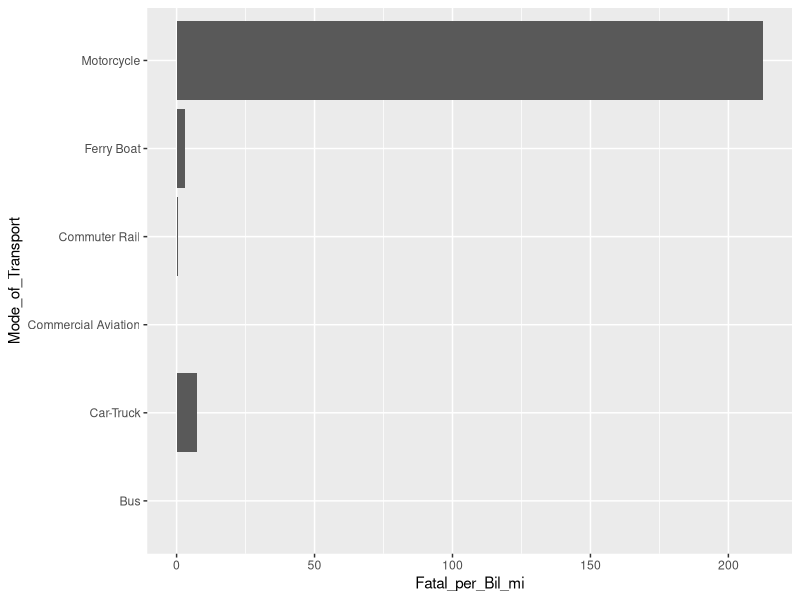
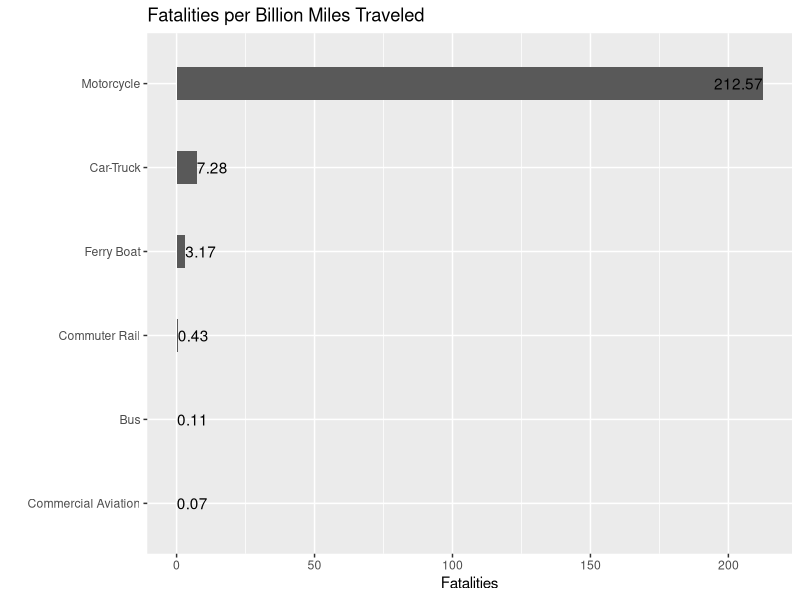
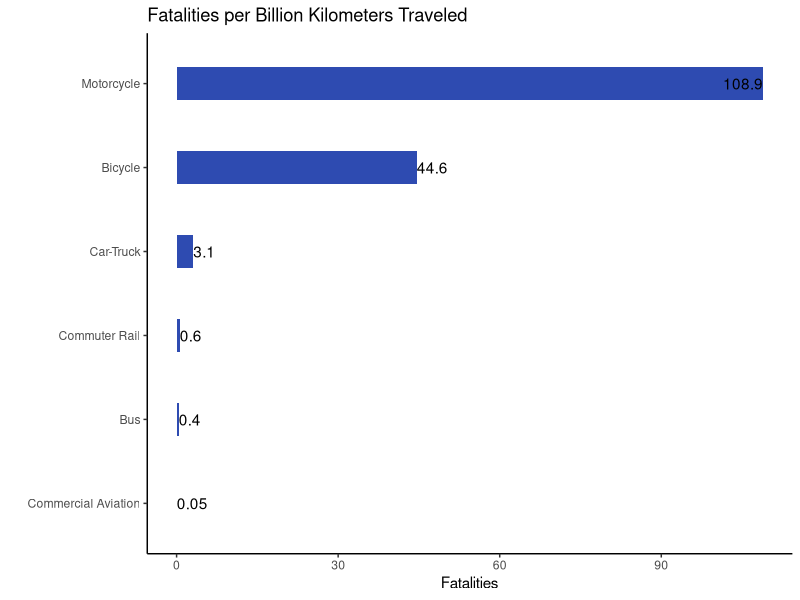
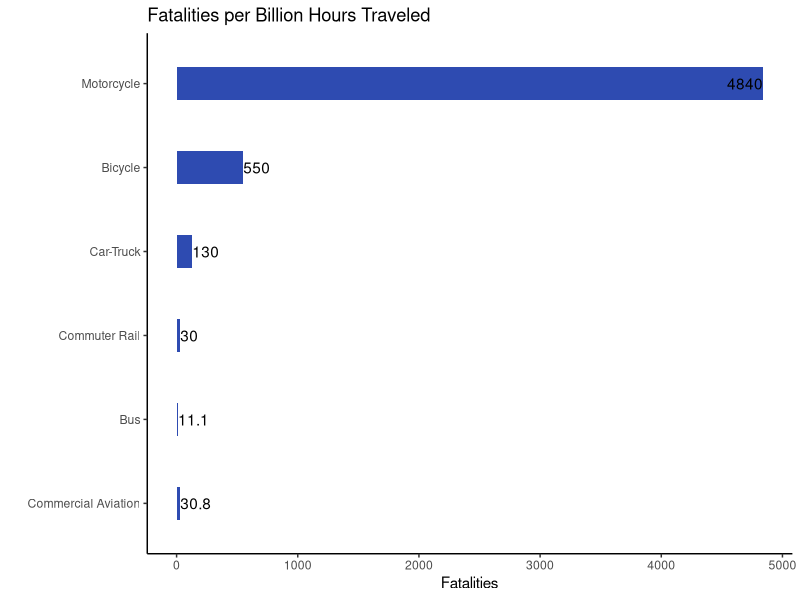
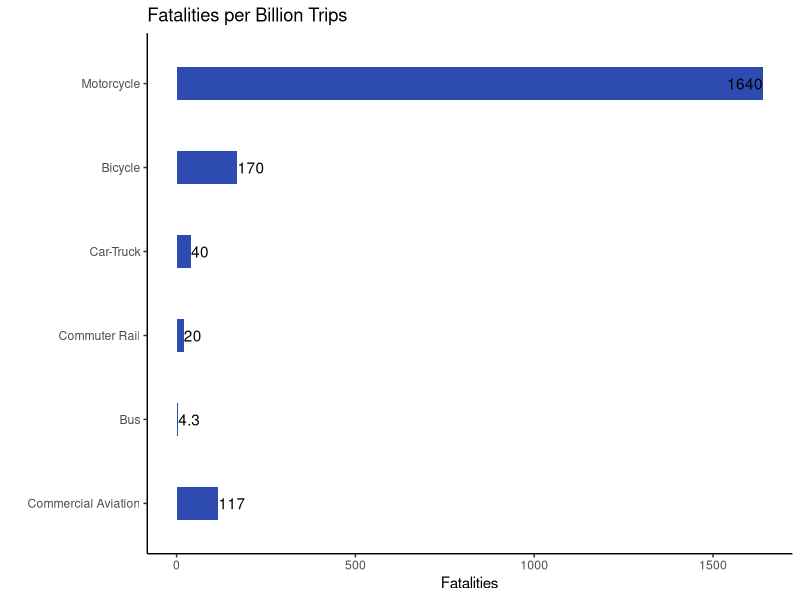
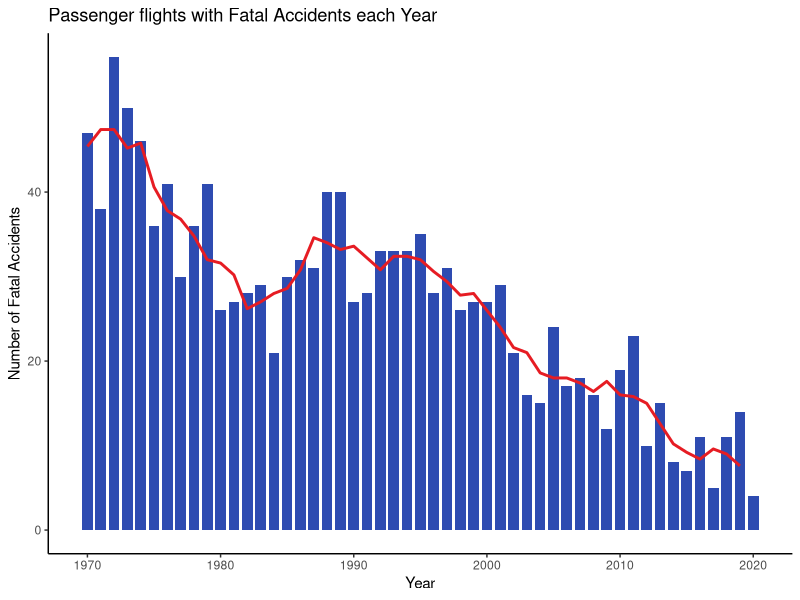
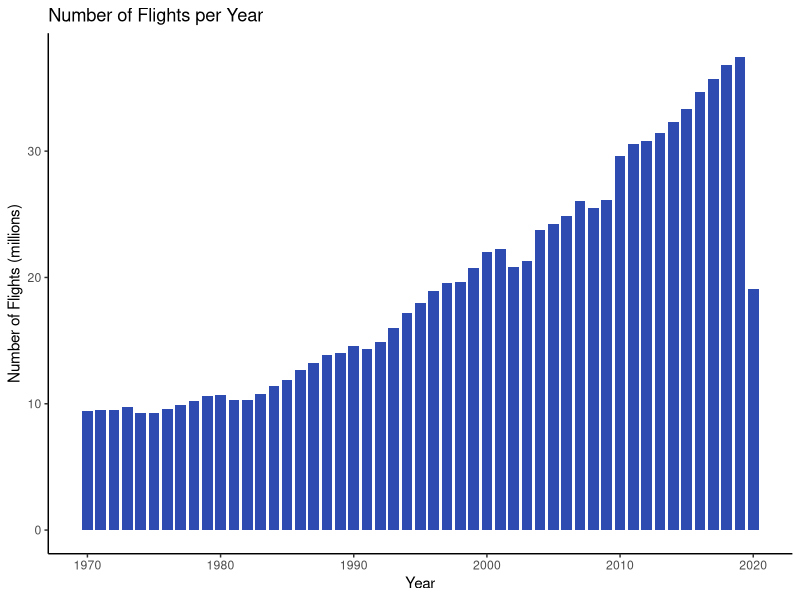
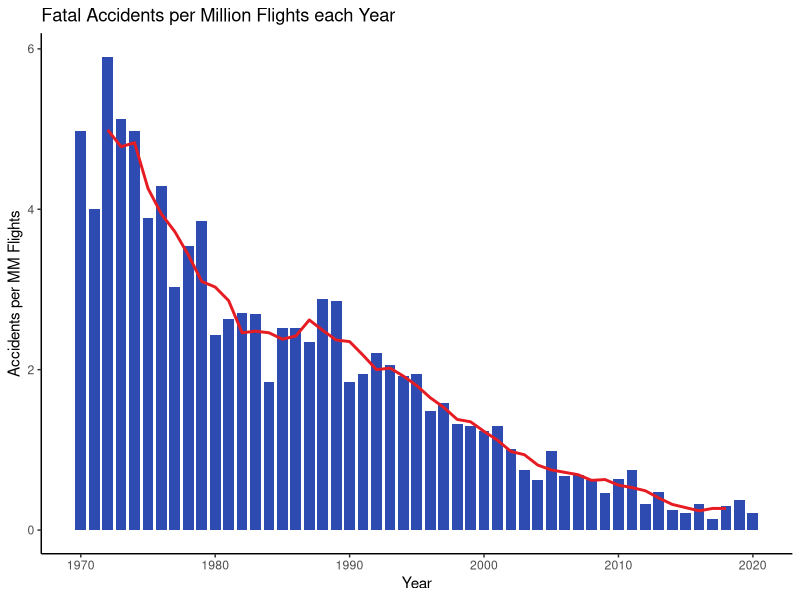

These charts were generated, in order, by the following R code:
# Set Working Directory
setwd("C:/Users/micha/OneDrive/Documents/GitHub/DSC640/Project/")

# Load libraries
library(ggplot2)
library(dplyr)

# Load data
fpbDF <- read.csv("Passenger-Fatalities-per-Billion.csv")
fpbDF

modeDF <- read.csv("modeOfTransport.csv")
modeDF

# Set color palette
colPal = "Dark2"
swBlu = "#2E4BB1"
swRed = "#E61C23"
swYel = "#FDB912"

# Bar plot of fatalities per billion miles
ggplot(fpbDF, aes(x=Mode_of_Transport, y=Fatal_per_Bil_mi)) + 
  geom_bar(stat = "identity") +
  coord_flip()

# Fix order of barplot; sort by number of fatalities
fpbDF %>%
  arrange(Fatal_per_Bil_mi) %>%    # First sort by val. This sort the dataframe but NOT the factor levels
  mutate(Mode_of_Transport=factor(Mode_of_Transport, levels=Mode_of_Transport)) %>%   # This trick update the factor levels
  # ggplot(aes(x=Mode_of_Transport, y=Fatal_per_Bil_mi)) +
  ggplot(aes(x=Mode_of_Transport, y=Fatal_per_Bil_mi)) +
  geom_bar(stat = "identity", width = 0.4) +#( aes(xend=name, yend=0)) +
  # geom_point( size=4, color="orange") +
  # scale_fill_brewer(palette = colPal) +
  # theme_bw() +
  theme(legend.position = "none") +
  coord_flip() +
  geom_text(aes(label = Fatal_per_Bil_mi), hjust = "inward") +
  xlab("") + ylab("Fatalities") +
  ggtitle("Fatalities per Billion Miles Traveled")


# # 3: Using RColorBrewer
# ggplot(mtcars, aes(x=as.factor(cyl), fill=as.factor(cyl) )) + 
#   geom_bar( ) +
#   scale_fill_brewer(palette = "Set1") +
#   theme(legend.position="none")

modeDF %>%
  arrange(Fatal_per_Bil_km) %>%    # First sort by val. This sort the dataframe but NOT the factor levels
  mutate(Mode_of_Transport=factor(Mode_of_Transport, levels=Mode_of_Transport)) %>%   # This trick update the factor levels
  ggplot(aes(x=Mode_of_Transport, y=Fatal_per_Bil_km)) +
  geom_bar(stat = "identity", width = 0.4, fill = swBlu) +
  theme(legend.position = "none") +
  coord_flip() +
  geom_text(aes(label = Fatal_per_Bil_km), hjust = "inward") +
  xlab("") + ylab("Fatalities") +
  ggtitle("Fatalities per Billion Kilometers Traveled") +
  theme_classic()

modeDF %>%
  arrange(Fatal_per_Bil_km) %>%    # First sort by val. This sort the dataframe but NOT the factor levels
  mutate(Mode_of_Transport=factor(Mode_of_Transport, levels=Mode_of_Transport)) %>%   # This trick update the factor levels
  ggplot(aes(x=Mode_of_Transport, y=Fatal_per_Bil_hr)) +
  geom_bar(stat = "identity", width = 0.4, fill = swBlu) +
  theme(legend.position = "none") +
  coord_flip() +
  geom_text(aes(label = Fatal_per_Bil_hr), hjust = "inward") +
  xlab("") + ylab("Fatalities") +
  ggtitle("Fatalities per Billion Hours Traveled") +
  theme_classic()

modeDF %>%
  arrange(Fatal_per_Bil_km) %>%    # First sort by val. This sort the dataframe but NOT the factor levels
  mutate(Mode_of_Transport=factor(Mode_of_Transport, levels=Mode_of_Transport)) %>%   # This trick update the factor levels
  ggplot(aes(x=Mode_of_Transport, y=Fatal_per_Bil_Trips)) +
  geom_bar(stat = "identity", width = 0.4, fill = swBlu) +
  theme(legend.position = "none") +
  coord_flip() +
  geom_text(aes(label = Fatal_per_Bil_Trips), hjust = "inward") +
  xlab("") + ylab("Fatalities") +
  ggtitle("Fatalities per Billion Trips")+
  theme_classic()


#================================#

# Load data
accYrDF <- read.csv("ASN_accid_fatal_passenger_yr_filtered.csv")

names(accYrDF)

barWidth = 0.8

colors <- c("NumAcc5YrAvg" = swRed, "AccPrM5YrAvg" = swRed)

# Plot data
# Passenger flights with Fatal Accidents each Year
ggplot(accYrDF, aes(x=Year)) +
  geom_bar(aes(y=Accidents), 
           stat = "identity", fill = swBlu, width = barWidth) +
  geom_line(aes(y=NumAcc5YrAvg), color = swRed, size = 1) +
  ggtitle("Passenger flights with Fatal Accidents each Year") +
  ylab("Number of Fatal Accidents") +
  theme_classic()


ggplot(accYrDF, aes(x=Year)) +
  geom_bar(aes(y=World.air.traffic..MM.departures.), 
           stat = "identity", fill = swBlu, width = barWidth) +
  ggtitle("Number of Flights per Year") +
  ylab("Number of Flights (millions)") +
  theme_classic()


ggplot(accYrDF, aes(x=Year)) +
  geom_bar(aes(y=Fatal.accidents.per.mln.flights), 
           stat = "identity", fill = swBlu, width = barWidth) +
  geom_line(aes(y=AccPrM5YrAvg), color = swRed, size = 1) +
  ggtitle("Fatal Accidents per Million Flights each Year") +
  ylab("Accidents per MM Flights") +
  theme_classic()
